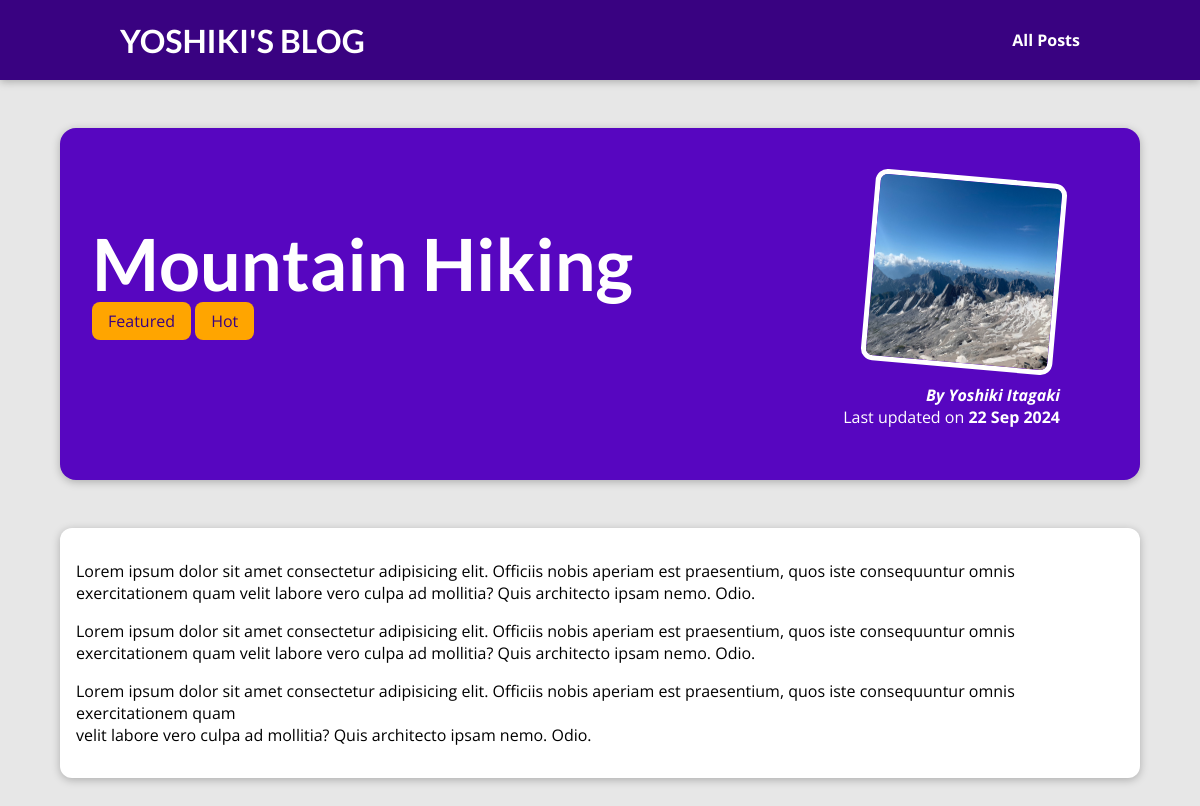
The page /posts/hike-in-the-mountains on the database its author committed.
### blog/models.py (models this page shows, shortened)
class Post(models.Model):
    title = models.CharField(max_length=150)
    excerpt = models.CharField(max_length=200)
    image = models.ImageField(upload_to="posts", null=True)
    date = models.DateField(auto_now=True)
    slug = models.SlugField(unique=True, db_index=True)
    content = models.TextField(validators=[MinLengthValidator(10)])
    author = models.ForeignKey(Author, on_delete=models.SET_NULL, null=True, related_name="books")
    tags = models.ManyToManyField(Tag)

class Tag(models.Model):
    caption = models.CharField(max_length=20)

class Author(models.Model):
    first_name = models.CharField(max_length=100)
    last_name = models.CharField(max_length=100)
    email_address = models.EmailField()
    def full_name(self):
        return f"{self.first_name} {self.last_name}"
    def __str__(self) -> str:
        return self.full_name()

### blog/views.py (the view)
# urls.py: path("posts/<slug:slug>", views.SinglePostView.as_view(), name="post-detail-page"),
class SinglePostView(DetailView):
    template_name = "blog/post-detail.html"
    model = Post
    def get_context_data(self, **kwargs: Any):
        context = super().get_context_data(**kwargs)
        context["post_tags"] = self.object.tags.all()
        return context

### blog/templates/blog/post-detail.html (shortened to what this page needs)
{% extends "base.html" %}
{% load static %}
{% block css_files %}
   <link rel="stylesheet" href="{% static "blog/post-detail.css" %}" />
{% endblock%}
{% block content %}
    <section id="summary">
        <h2>{{ post.title }}</h2>
        <div>
            {% for tag in post_tags %}
                <span class="tag">{{ tag.caption }}</span>
            {% endfor %}
        </div>
        <article>
            {% if post.image %}
                <img src="{{ post.image.url }}" alt="Post Title" />
            {% endif %}
            <address>By <a href="mailto:{{ post.author.email_address }}">{{ post.author }}</a></address>
            <div>
                Last updated on <time>{{ post.date|date:"d M Y" }}</time>
            </div>
        </article>
    </section>
    <main>
        {{ post.content|linebreaks }}
    </main>
{% endblock %}

### templates/base.html (shortened to what this page needs)
{% load static %}
<html>
    <head>
        <link rel="stylesheet" href="{% static "app.css"  %}" />
        {% block css_files %}{% endblock %}
    </head>
    <body>
        <header id="main-navigation">
            <h1><a href="{% url "starting-page" %}">YOSHIKI'S BLOG</a></h1>
            <nav>
                <a href="{% url "posts-page" %}">All Posts</a>
            </nav>
        </header>
        {% block content %}{% endblock%}
    </body>
</html>

### static/app.css (style rules this page uses)
* { box-sizing: border-box; }
html { font-family: 'Open Sans', 'Lato', sans-serif; }
body { margin: 0; }
h1, h2, h3 { font-family: 'Lato', sans-serif; font-weight: bold; }
#main-navigation { width: 100%; height: 5rem; display: flex; justify-content: space-between; align-items: center; padding: 0 10%; position: absolute; top: 0; left: 0; }
#main-navigation a { text-decoration: none; color: white; font-weight: bold; }

### blog/static/blog/post-detail.css (style rules this page uses)
body { background-color: #e7e7e7; }
#main-navigation { background-color: #390281; box-shadow: 0 2px 8px rgba(0, 0, 0, 0.25); }
#summary { margin: 8rem auto 3rem auto; padding: 2rem; width: 90%; max-width: 90rem; border-radius: 16px; background-color: #5706c0; position: relative; box-shadow: 0 2px 8px rgba(0, 0, 0, 0.25); height: 22rem; }
#summary h2 { color: white; font-size: 4.5rem; margin-bottom: 0.25rem; }
#summary article { position: absolute; top: 2rem; right: 3rem; padding: 1rem 2rem; border-radius: 12px; text-align: right; color: white; }
#summary article img { width: 12rem; height: 12rem; border-radius: 12px; transform: rotateZ(5deg); border: 5px solid white; margin-bottom: 1rem; }
#summary address { font-weight: bold; }
#summary a { color: white; text-decoration: none; }
#summary time { font-weight: bold; }
main { width: 90%; max-width: 90rem; margin: 3rem auto; background-color: white; padding: 1rem; border-radius: 12px; box-shadow: 0 2px 8px rgba(0, 0, 0, 0.25); }
.tag { background-color: orange; color: #390281; padding: 0.5rem 1rem; border-radius: 8px; }

### rows shown on the page
Post: title "Mountain Hiking", image (picture), author "Yoshiki Itagaki", date "22 Sep 2024", content "Lorem ipsum dolor sit amet consectetur adipisicing elit. Officiis nobis aperiam est praesentium, quos iste consequuntur omnis exercitationem quam velit labore vero culpa ad mollitia? Quis architecto ipsam nemo. Odio. Lorem ipsum dolor sit amet consectetur adipisicing elit. Officiis nobis aperiam est praesentium, quos iste consequuntur omnis exercitationem quam velit labore vero culpa ad mollitia? Quis architecto ipsam nemo. Odio. Lorem ipsum dolor sit amet consectetur adipisicing elit. Officiis nobis aperiam est praesentium, quos iste consequuntur omnis exercitationem quam velit labore vero culpa ad mollitia? Quis architecto ipsam nemo. Odio."
Tag: caption "Featured"
Tag: caption "Hot"
